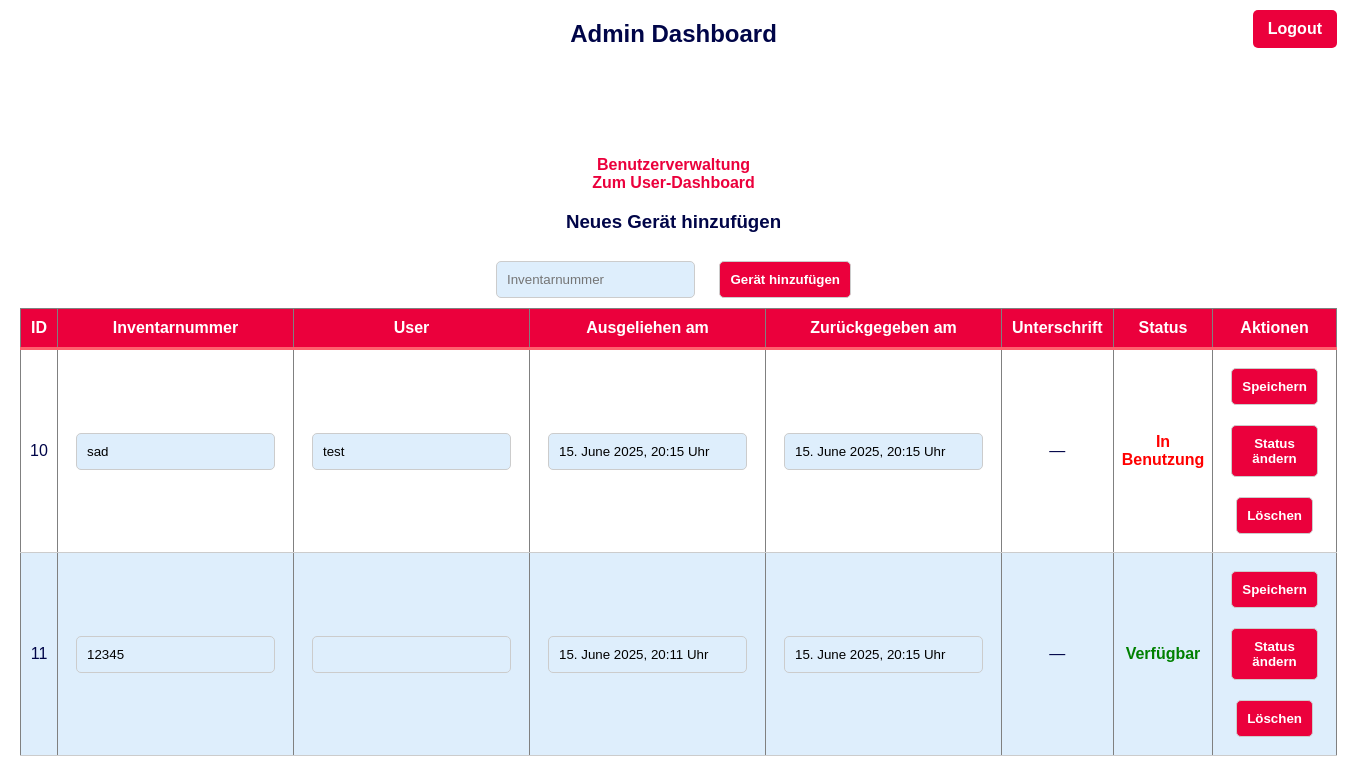
The page /admin (signed in) on the database its author committed.
### tables this page shows
CREATE TABLE devices (
        id INTEGER PRIMARY KEY AUTOINCREMENT,
        inventory_number TEXT UNIQUE NOT NULL,
        user TEXT,
        checked_out_at TEXT,
        checked_in_at TEXT,
        signature TEXT
    );

### App.py (the view)
@app.route('/admin')
@admin_required
def admin_area():
    conn = get_db_connection()
    cursor = conn.execute("SELECT * FROM devices")
    devices = [dict(row) for row in cursor.fetchall()]
    conn.close()
    for device in devices:
        device['checked_out_at'] = format_timestamp(device['checked_out_at'])
        device['checked_in_at'] = format_timestamp(device['checked_in_at'])
    return render_template('admin.html', devices=devices)

### App.py (called while the page is built)
def get_db_connection():
    conn = sqlite3.connect(DB_PATH)
    conn.row_factory = sqlite3.Row
    return conn

def format_timestamp(timestamp):
    if timestamp:
        try:
            dt = datetime.fromisoformat(timestamp)
            return dt.strftime("%d. %B %Y, %H:%M Uhr")
        except ValueError:
            return timestamp
    return "-"

def admin_required(f):
    @wraps(f)
    def decorated_function(*args, **kwargs):
        if 'username' not in session or session.get('role') != 'admin':
            flash("Admin Rechte benötigt!")
            return redirect(url_for('login'))
        return f(*args, **kwargs)
    return decorated_function

### templates/admin.html (shortened to what this page needs)
<!DOCTYPE html>
<html lang="de">
<head>
    <link rel="stylesheet" href="{{ url_for('static', filename='styles.css') }}">
    </head>
<body>
    <h2>Admin Dashboard</h2>
    <a href="{{ url_for('logout') }}" class="logout-button">Logout</a>
    <br>
    <a href="{{ url_for('admin_users') }}">Benutzerverwaltung</a>
    <br>
    <a href="{{ url_for('user_area') }}" class="button">Zum User-Dashboard</a>
    <h3>Neues Gerät hinzufügen</h3>
    <input type="text" id="new_inventory_number" placeholder="Inventarnummer">
    <button onclick="addDevice()">Gerät hinzufügen</button>
    <table id="adminTable" border="1">
        <thead>
            <tr>
                <th onclick="sortTable(0)">ID</th>
                <th onclick="sortTable(1)">Inventarnummer</th>
                <th onclick="sortTable(2)">User</th>
                <th onclick="sortTable(3)">Ausgeliehen am</th>
                <th onclick="sortTable(4)">Zurückgegeben am</th>
                <th>Unterschrift</th>
                <th onclick="sortTable(5)">Status</th>
                <th>Aktionen</th>
            </tr>
        </thead>
        <tbody>
            {% for device in devices %}
            <tr>
                <td>{{ device["id"] }}</td>
                <td><input type="text" id="inventory_number_{{ device['id'] }}" value="{{ device['inventory_number'] }}"></td>
                <td><input type="text" id="user_{{ device['id'] }}" value="{{ device['user'] if device['user'] else '' }}"></td>
                <td><input type="text" id="checked_out_at_{{ device['id'] }}" value="{{ device['checked_out_at'] }}"></td>
                <td><input type="text" id="checked_in_at_{{ device['id'] }}" value="{{ device['checked_in_at'] }}"></td>
                <td>{% if device['signature'] %}<img src="{{ device['signature'] }}" alt="Unterschrift" width="100">{% else %}—{% endif %}</td>
                <td id="status_{{ device['id'] }}" style="color: {% if device['user'] %}red{% else %}green{% endif %}; font-weight: bold;">
                    {% if device['user'] %}
                        In Benutzung
                    {% else %}
                        Verfügbar
                    {% endif %}
                </td>
                <td>
                    <button onclick="updateDevice({{ device['id'] }})">Speichern</button>
                    <button onclick="toggleStatus({{ device['id'] }})">Status ändern</button>
                    <button onclick="deleteDevice({{ device['id'] }})">Löschen</button>
                </td>
            </tr>
            {% endfor %}
        </tbody>
    </table>
</body>
</html>

### static/styles.css (style rules this page uses)
body { font-family: Tahoma, sans-serif; background-color: #ffffff; color: #000548; text-align: center; margin: 20px; }
button { padding: 10px; margin: 10px; border-radius: 5px; border: 1px solid #ccc; background-color: #eb003c; color: white; font-weight: bold; font-family: Tahoma, sans-serif; cursor: pointer; }
.logout-button { position: absolute; top: 10px; right: 10px; padding: 10px 15px; background-color: #eb003c; color: white; border: none; font-size: 16px; border-radius: 5px; cursor: pointer; }
input, select, datalist { padding: 10px; margin: 10px; border-radius: 5px; border: 1px solid #ccc; background-color: #deeefc; font-family: Tahoma, sans-serif; }
a { text-decoration: none; color: #eb003c; font-weight: bold; font-family: Tahoma, sans-serif; }
table { width: 80%; margin: auto; border-collapse: collapse; font-family: Tahoma, sans-serif; }
th { background-color: #eb003c; color: white; padding: 10px; border-bottom: 3px solid #ff606e; }
td { padding: 8px; border-bottom: 1px solid #ccc; }
tr:nth-child(even) { background-color: #deeefc; }

### rows shown on the page
devices: id "10", inventory_number "sad", user "test", checked_out_at "15. June 2025, 20:15 Uhr", checked_in_at "15. June 2025, 20:15 Uhr", shows "In Benutzung"
devices: id "11", inventory_number "12345", checked_out_at "15. June 2025, 20:11 Uhr", checked_in_at "15. June 2025, 20:15 Uhr", shows "Verfügbar"
